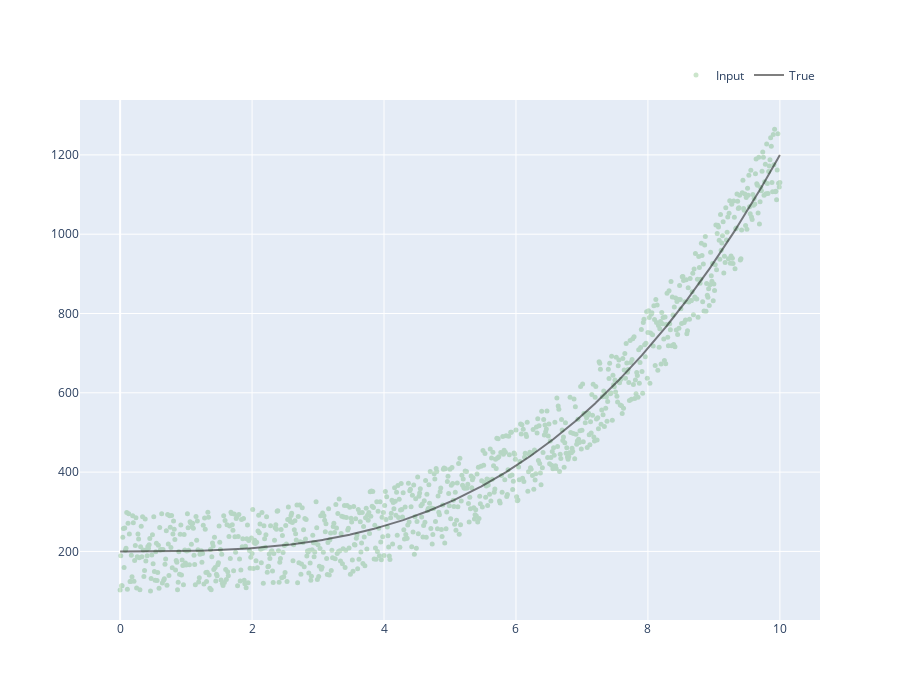

Notebook source saved alongside this figure:
### Code cell
fig1 = go.Figure()
fig1.add_trace(
    go.Scatter(x=x, y = y, opacity=0.2, mode='markers',  marker=go.scatter.Marker(color='green', size=5), name='Input')
)
fig1.add_trace(
    go.Scatter(x=x, y = y_true, opacity=0.5,  marker=go.scatter.Marker(color='black', size=1), name='True')
)

fig1.update_layout(height=700, legend=dict(
    orientation="h",
    yanchor="bottom",
    y=1.02,
    xanchor="right",
    x=1
))

### Figure 1 — Plotly figure (JSON) as saved in the notebook; plotly's stock layout.template omitted (floating-point values rounded to 4 significant figures; data arrays with more than 128 entries replaced by an {"elided": "..."} marker saying what was removed)
{"data": [{"marker": {"color": "green", "size": 5}, "mode": "markers", "name": "Input", "opacity": 0.2, "type": "scatter", "x": {"elided": "1001 float values"}, "y": {"elided": "1001 float values"}}, {"marker": {"color": "black", "size": 1}, "name": "True", "opacity": 0.5, "type": "scatter", "x": {"elided": "1001 float values"}, "y": {"elided": "1001 float values"}}], "layout": {"height": 700, "legend": {"orientation": "h", "x": 1, "xanchor": "right", "y": 1.02, "yanchor": "bottom"}}}
